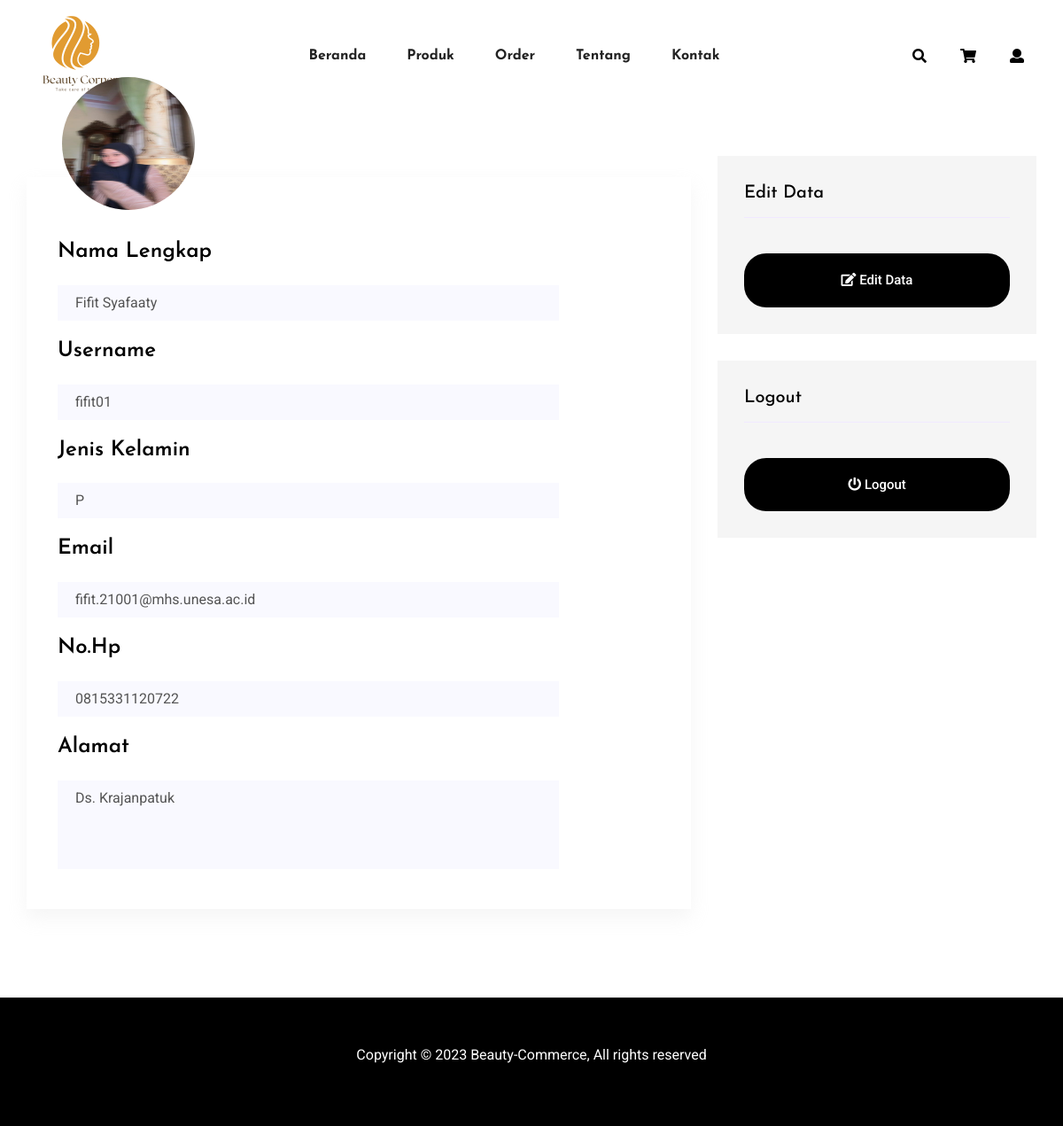
Screenshot of /pembeli/profil.php (signed in) with the database file from the repository.
### tables this page shows
CREATE TABLE `pembeli` (
  `pembeli_id` int(11) NOT NULL,
  `pembeli_nama` varchar(60) NOT NULL,
  `pembeli_username` varchar(15) NOT NULL,
  `pembeli_email` varchar(100) NOT NULL,
  `pembeli_gender` enum('L','P') DEFAULT NULL,
  `pembeli_alamat` varchar(100) NOT NULL,
  `pembeli_foto` varchar(100) NOT NULL,
  `pembeli_pass` varchar(100) NOT NULL,
  `pembeli_hp` varchar(25) NOT NULL
);

### koneksi.php (called while the page is built, shortened)
<?php
class Koneksi
{
    private $konek;
    private $host = "localhost";
    private $user = "root";
    private $pass = "";
    private $db = "beauty_commerce";
    private function sambung()
    {
        try {
            $this->konek = new PDO("mysql:host=" . $this->host . ";dbname=" . $this->db . ";charset=utf8mb4", $this->user, $this->pass);
            $this->konek->setAttribute(PDO::ATTR_ERRMODE, PDO::ERRMODE_EXCEPTION);
            $this->konek->setAttribute(PDO::ATTR_EMULATE_PREPARES, true);
            return $this->konek;
        } catch (PDOException $ex) {
            return NULL;
        }
    }
    public function kueri($sql)
    {
        $hasil = $this->konek->prepare($sql);
        $hasil->execute();
        return $hasil;
    }
    public function hasil_data($arg)
    {
        return $arg->fetch(PDO::FETCH_ASSOC);
    }
}

### pembeli/profil.php (the view, shortened to what this page needs)
<?php
require_once '../koneksi.php';
$kon = new Koneksi();
$idpembeli = @$_SESSION['pembeli_id'];
?>
<!doctype html>
<html lang="zxx">
<head>
    <link rel="stylesheet" href="assets/css/bootstrap.min.css">
    <link rel="stylesheet" href="assets/css/owl.carousel.min.css">
    <link rel="stylesheet" href="assets/css/flaticon.css">
    <link rel="stylesheet" href="assets/css/slicknav.css">
    <link rel="stylesheet" href="assets/css/animate.min.css">
    <link rel="stylesheet" href="assets/css/magnific-popup.css">
    <link rel="stylesheet" href="assets/css/fontawesome-all.min.css">
    <link rel="stylesheet" href="assets/css/themify-icons.css">
    <link rel="stylesheet" href="assets/css/slick.css">
    <link rel="stylesheet" href="assets/css/nice-select.css">
    <link rel="stylesheet" href="assets/css/style.css">
</head>
<header>
    <div class="header-area">
        <div class="main-header header-sticky">
            <div class="container-fluid">
                <div class="menu-wrapper">
                    <div class="logo">
                        <a href="index.php"><img src="assets/img/logo/logo.png" alt="" style="width: 125px;"></a>
                    </div>
                    <div class="main-menu d-none d-lg-block">
                        <nav>
                            <ul id="navigation">
                                <li><a href="index.php"><b>Beranda</b></a></li>
                                <li><a href="produk.php"><b>Produk</b></a></li>
                                <li><a href="order.php"><b>Order</b></a></li>
                                <li><a href="index.php#tentang"><b>Tentang</b></a></li>
                                <li><a href="index.php#kontak"><b>Kontak</b></a></li>
                            </ul>
                        </nav>
                    </div>
                    <div class="header-right">
                        <ul>
                            <li>
                                <div class="nav-search search-switch">
                                    <span class="fa fa-search"></span>
                                </div>
                            </li>
                            <li><a href="keranjang.php"><span class="fa fa-shopping-cart"></span></a> </li>
                            <li> <a href="profil.php"><span class="fa fa-user"></span></a></li>
                        </ul>
                    </div>
                </div>
                <div class="col-12">
                </div>
            </div>
        </div>
    </div>
</header>
<main style="background-color: white;">
    <section class="blog_area section-padding">
        <div class="container">
            <div class="row">
                <?php
                $que = $kon->kueri("SELECT * FROM pembeli WHERE pembeli_id = '$idpembeli'");
                $hasil = $kon->hasil_data($que);
                ?>
                <div class="col-lg-8 mb-5 mb-lg-0">
                    <div class="blog_left_sidebar">
                        <article class="blog_item">
                            <div class="blog_item_img">
                                <div class="blog_item_date">
                                    <img src="<?= $hasil['pembeli_foto']; ?>" alt="Foto Profil" class="img-fluid" style="border-radius: 50%; width: 150px; height: 150px; max-width:100%; vertical-align:middle;">
                                </div>
                            </div>
                            <div class="blog_details">
                                <div class="row">
                                    <div class="col-lg-10">
                                        <div class="row">
                                                <div class="col-sm-12 mt-10 mb-10">
                                                    <label>
                                                        <h2>Nama Lengkap</h2>
                                                    </label>
                                                    <input type="text" required class="single-input" value="<?= $hasil['pembeli_nama']; ?>" disabled>
                                                </div>
                                                <div class="col-12 mt-10 mb-10">
                                                    <label>
                                                        <h2>Username</h2>
                                                    </label>
                                                    <input type="text" required class="single-input" value="<?= $hasil['pembeli_username']; ?>" disabled>
                                                </div>
                                                <div class="col-12 mt-10 mb-10">
                                                    <label>
                                                        <h2>Jenis Kelamin</h2>
                                                    </label>
                                                    <input type="text" required class="single-input" value="<?= $hasil['pembeli_gender']; ?>" disabled>
                                                </div>
                                                <div class="col-12 mt-10 mb-10">
                                                    <label>
                                                        <h2>Email</h2>
                                                    </label>
                                                    <input type="text" required class="single-input" value="<?= $hasil['pembeli_email']; ?>" disabled>
                                                </div>
                                                <div class="col-12 mt-10 mb-10">
                                                    <label>
                                                        <h2>No.Hp</h2>
                                                    </label>
                                                    <input type="text" required class="single-input" value="<?= $hasil['pembeli_hp']; ?>" disabled>
                                                </div>
                                                <div class="col-12 mt-10 mb-10">
                                                    <label>
                                                        <h2>Alamat</h2>
                                                    </label>
                                                    <textarea class="single-textarea" disabled><?= $hasil['pembeli_alamat']; ?></textarea>
                                                </div>
                                        </div>
                                    </div>
                                </div>
                            </div>
                        </article>
                    </div>
                </div>
                <div class="col-lg-4">
                    <div class="blog_right_sidebar">
                        <aside class="single_sidebar_widget newsletter_widget" style="background-color: whitesmoke;">
                            <h4 class="widget_title">Edit Data</h4>
                            <a href="profiledit.php?pembeli_id=<?= $hasil['pembeli_id'] ?>">
                                <button class="w-100 btn_1 "> <i class="fa fa-edit"></i> Edit Data</button>
                            </a>
                        </aside>
                        <aside class="single_sidebar_widget newsletter_widget" style="background-color: whitesmoke;">
                            <h4 class="widget_title">Logout</h4>
                            <a href="../logout.php"><button class="w-100 btn_1"> <i class="fa fa-power-off"></i> Logout</button></a>
                        </aside>
                    </div>
                </div>
            </div>
        </div>
    </section>
</main>
<footer>
    <div class="footer-area footer-padding" style="padding: 50px; background-color: black;">
        <div class="container">
            <div class="row align-items-center">
                <div class="col-md-12">
                    <div class="text-center">
                        <p style="color: white;">Copyright &copy; 2023 Beauty-Commerce, All rights reserved</p>
                    </div>
                </div>
            </div>
        </div>
    </div>
</footer>
</body>
</html>

### rows the page displays
pembeli: pembeli_foto (picture), pembeli_nama "Fifit Syafaaty", pembeli_username "fifit01", pembeli_gender "P", pembeli_email "fifit.21001@mhs.unesa.ac.id", pembeli_hp "0815331120722", pembeli_alamat "Ds. Krajanpatuk"
